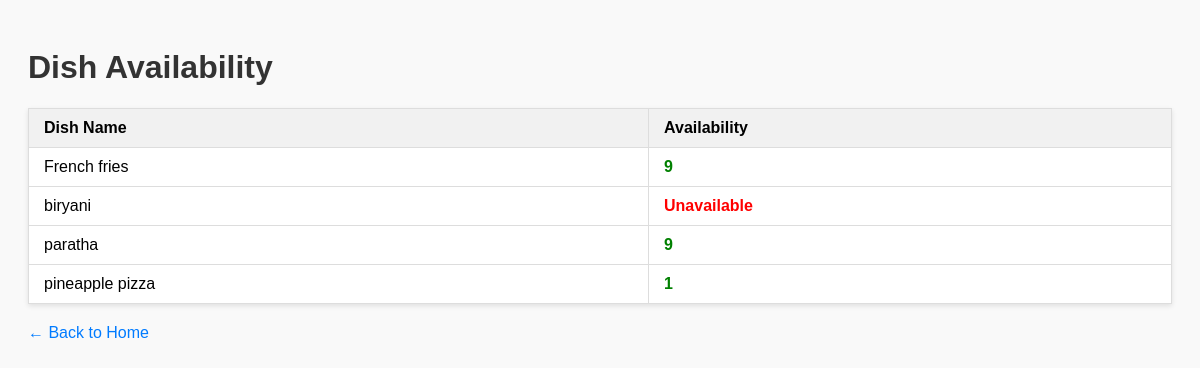
The app's page /dish-availability with its own data.
### tables this page shows
CREATE TABLE dishes (
            id INTEGER PRIMARY KEY AUTOINCREMENT,
            name TEXT NOT NULL,
            ingredients TEXT NOT NULL,
            cost_price REAL NOT NULL,
            selling_price REAL NOT NULL
        );

### app.py (the view)
@app.route('/dish-availability')
def dish_availability():
    conn = sqlite3.connect('database.db')
    c = conn.cursor()
    c.execute("SELECT id, name, ingredients FROM dishes")
    dishes = c.fetchall()
    availability_data = []
    for dish_id, name, ing_string in dishes:
        ingredients = ing_string.split(',')
        min_possible = float('inf')
        for item in ingredients:
            if ':' not in item:
                continue  # Skip malformed ingredient strings
            ing_name, qty_str = item.split(':', 1)
            ing_name = ing_name.strip()
            try:
                qty = float(qty_str.strip())
            except ValueError:
                min_possible = 0
                break
            if qty <= 0:
                continue  # Skip zero or negative quantity ingredients
            c.execute("SELECT quantity_in_stock FROM ingredients WHERE name = ?", (ing_name,))
            result = c.fetchone()
            if result:
                stock_qty = result[0]
                if stock_qty < qty:
                    min_possible = 0  # Not enough stock
                    break
                else:
                    possible = stock_qty // qty
                    min_possible = min(min_possible, possible)
            else:
                min_possible = 0  # Ingredient missing
                break
        if min_possible <= 0 or min_possible == float('inf'):
            availability_data.append((name, 'Unavailable'))
        else:
            availability_data.append((name, int(min_possible)))
    conn.close()
    return render_template('dish_availability.html', availability=availability_data)

### templates/dish_availability.html (shortened to what this page needs)
<!DOCTYPE html>
<html lang="en">
<head>
</head>
<body>
    <h1>Dish Availability</h1>
    <table>
        <thead>
            <tr>
                <th>Dish Name</th>
                <th>Availability</th>
            </tr>
        </thead>
        <tbody>
            {% for dish, availability in availability %}
            <tr>
                <td>{{ dish }}</td>
                <td class="{{ 'unavailable' if availability == 'Unavailable' else 'available' }}">
                    {{ availability }}
                </td>
            </tr>
            {% endfor %}
        </tbody>
    </table>
    <a href="/">← Back to Home</a>
</body>
</html>

### templates/dish_availability.html (style rules this page uses)
body { font-family: Arial, sans-serif; padding: 20px; background-color: #f9f9f9; }
h1 { color: #333; }
table { width: 100%; border-collapse: collapse; background-color: white; box-shadow: 0 2px 5px rgba(0,0,0,0.1); }
th, td { border: 1px solid #ddd; padding: 10px 15px; text-align: left; }
th { background-color: #f1f1f1; }
.unavailable { color: red; font-weight: bold; }
.available { color: green; font-weight: bold; }
a { display: inline-block; margin-top: 20px; color: #007BFF; text-decoration: none; }

### records on screen
dishes: name "French fries", availability "9"
dishes: name "biryani", availability "Unavailable"
dishes: name "paratha", availability "9"
dishes: name "pineapple pizza", availability "1"
